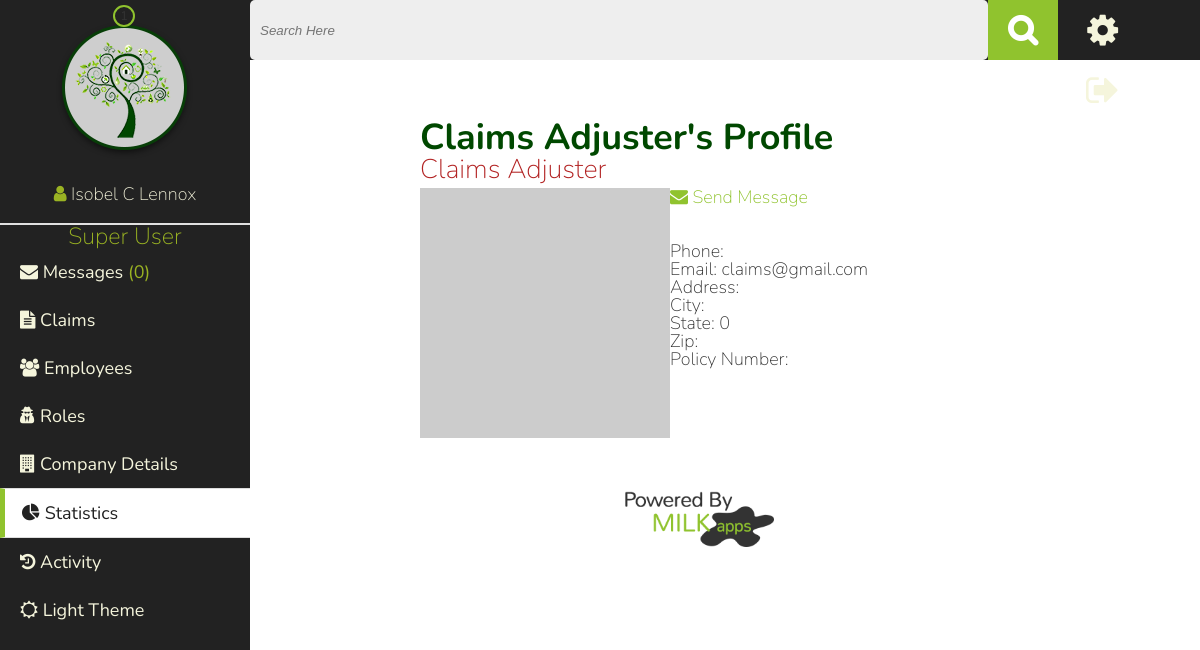
Page /profile.php?user=9 (signed in) on the committed database.
### tables this page shows
CREATE TABLE IF NOT EXISTS `company_details` (
  `id` int(11) NOT NULL,
  `logo` varchar(60) DEFAULT NULL,
  `name` varchar(60) NOT NULL,
  `address` varchar(60) NOT NULL,
  `city` varchar(60) NOT NULL,
  `state` varchar(20) NOT NULL,
  `zip` varchar(10) NOT NULL,
  `phone` varchar(20) NOT NULL,
  `content` varchar(500) NOT NULL
);

CREATE TABLE IF NOT EXISTS `roles` (
  `id` int(11) NOT NULL,
  `name` varchar(60) NOT NULL
);

CREATE TABLE IF NOT EXISTS `users` (
  `id` int(11) NOT NULL,
  `is_employee` int(1) NOT NULL,
  `role` int(7) NOT NULL,
  `is_verified` int(1) NOT NULL,
  `email` varchar(100) NOT NULL,
  `password` varchar(60) NOT NULL,
  `first_name` varchar(60) NOT NULL,
  `last_name` varchar(60) NOT NULL,
  `address` varchar(150) NOT NULL,
  `city` varchar(60) NOT NULL,
  `state` int(7) NOT NULL,
  `zip` varchar(10) NOT NULL,
  `phone` varchar(20) NOT NULL,
  `theme` int(1) NOT NULL,
  `policy_number` varchar(150) NOT NULL,
  `profile_content` varchar(500) NOT NULL,
  `avatar` varchar(200) NOT NULL,
  `account_disabled` int(1) NOT NULL
);

### inc/functions.php (called while the page is built, shortened)
<?php ob_start();
function find_user_by_id($user_id) {
    global $connection;
    $safe_user_id = mysqli_real_escape_string($connection, $user_id);
    $query  = "SELECT * ";
    $query .= "FROM users ";
    $query .= "WHERE id = {$safe_user_id} ";
    $query .= "LIMIT 1";
    $user_set = mysqli_query($connection, $query);
    if($user = mysqli_fetch_assoc($user_set)) {
        return $user;
    } else {
        return null;
    }
}
?>

### profile.php (the view, shortened to what this page needs)
<?php include("inc/header.php");
if(isset($_GET['user'])){
    $user_id=$_GET['user'];
    $find_user = find_user_by_id($user_id);
    $username= $find_user['first_name']." ".$find_user['last_name'];
}else{
    $user_id=$_SESSION['user_id'];
    $username = $_SESSION['username'];
}
if($_SESSION['is_employee']==1 || $user_id == $_SESSION['user_id']){
    $query  = "SELECT * FROM users WHERE id={$user_id} LIMIT 1";
    $result = mysqli_query($connection, $query);
     $num_rows=mysqli_num_rows($result);
    if($num_rows ==1){
        $profile_array=mysqli_fetch_assoc($result);
                $role_query  = "SELECT * FROM roles WHERE id={$profile_array['role']}";
                $roleresult = mysqli_query($connection, $role_query);
                if($roleresult){
                    $role=mysqli_fetch_assoc($roleresult);
                }
        $content=$profile_array['profile_content'];
        $avatar=$profile_array['avatar'];
        if(empty($avatar)){
        $avatar="http://lorempixel.com/250/250/abstract";
        }
?>
    <h2> <?php echo $username; ?>'s Profile </h2>
    <h3><?php echo $role['name']; ?></h3>
    <div id="profile">
        <section id="avatar" class="left"> <img src="<?php echo $avatar; ?>" alt="profile image">
         </section>
         <a href="messages.php?new&name=<?php echo $username; ?>&route=<?php echo $profile_array['id']; ?>"> <i class="fa fa-envelope"></i> Send Message</a><br/>
        <section id="profile-content"> <?php echo $content; ?>
       <?php
        echo "<br/><Br/>";
        echo "Phone: ".$profile_array['phone']."<br/>";
        echo "Email: ".$profile_array['email']."<br/>";
        echo "Address: ".$profile_array['address']."<br/>";
        echo "City: ".$profile_array['city']."<br/>";
        echo "State: ".$profile_array['state']."<br/>";
        echo "Zip: ".$profile_array['zip']."<br/>";
        echo "Policy Number: ".$profile_array['policy_number']."<br/>";
        ?>
        </section>
    </div>
  <?php
    }else{
        echo "This user does not exist";
    }
}else{
    echo "You do not have permission to view this profile.";
}?>
<?php include("inc/footer.php"); ?>

### inc/header.php (shortened to what this page needs)
<?php require_once("inc/session.php");
require_once("inc/functions.php");
?>
<!DOCTYPE html>
<html>
    <head>
        <?php if(isset($_SESSION['theme'])){
        if($_SESSION['theme']==1){
                     ?>
                    <link rel="stylesheet" href="css/style.css">
                    <link rel="stylesheet" href="css/dark-theme.css">
            <?php  }else{
                      ?>
                    <link rel="stylesheet" href="css/style.css">
            <?php   }
        }else{ ?>
            <link rel="stylesheet" href="css/style.css">
        <?php } ?>
        <link rel="stylesheet" href="//maxcdn.bootstrapcdn.com/font-awesome/4.3.0/css/font-awesome.min.css">
    </head>
<body>
<nav>
  <div class= 'logo_user'>
    <?php
        $logo_query="SELECT * FROM company_details";
        $logo_found=mysqli_query($connection, $logo_query);;
        if($logo_found){
            $details=mysqli_fetch_assoc($logo_found);
            $logo=$details['logo'];
        }else{
            $logo="img/under_my_roof_sm.png";
        }
        ?>
    <a href="index.php"><img src="<?php echo $logo; ?>" alt="Greenwell Bank Logo"></a><br>
    <i class="fa fa-user"> </i> <a title="Your Profile" href="profile.php"><?php echo $_SESSION['username']; ?></a>
  </div>
<?php
if($_SESSION['is_employee']==0){
         ?>
        <ul>
         <?php
                if(!isset($current_page) || $current_page=="dashboard"){
                    echo "<li class=\"current_page\"><a href=\"index.php\"><i class=\"fa fa-tachometer\"></i> Dashboard</a></li>";
                }else{
                   echo " <li><a href=\"index.php\"><i class=\"fa fa-tachometer\"></i> Dashboard</a></li>";
                }
            ?>
                <?php
                if(isset($current_page) && $current_page=="inventory"){
                    echo "<li class=\"current_page\"><a href='inventory.php'><i class=\"fa fa-cubes\"></i> Inventory</a>";
                    echo "<ul>";
                    if(isset($sub_page)&&($sub_page == "add_item")) {
                      echo "<li class=\"sub_page\"><a href='add_item.php'><i class=\"fa fa-plus\"></i> Add Item</a></li>";
                    } else {
                      echo "<li><a href=\"add_item.php\"><i class=\"fa fa-plus\"></i> Add Item</a></li>";
                    }
                    if(isset($sub_page)&&($sub_page == "view_rooms")) {
                      echo "<li class=\"sub_page\"><a href='rooms.php'><i class=\"fa fa-eye\"></i> View Rooms</a></li>";
                    } else {
                      echo "<li><a href='rooms.php'><i class=\"fa fa-eye\"></i> View Rooms</a></li>";
                    }
                    echo "</ul></li>";
                ?>
            <?php
                }else{
                   echo " <li><a href='inventory.php'><i class=\"fa fa-cubes\"></i> Inventory</a> ";
                     ?>
              <ul>
                <li><a href="add_item.php"><i class="fa fa-plus"></i> Add Item</a></li>
                <li><a href="rooms.php"><i class="fa fa-eye"></i> View Rooms</a></li>
              </ul> </li>
               <?php
                }
    if(isset($current_page) && $current_page=="claims"){  ?>
            <li class="current_page"><a href="claim_history.php"><i class="fa fa-folder-open"></i> Claims</a>
            <ul>
          <?php
              if(isset($sub_page)&&($sub_page == "file_claim")) {
                echo "<li class=\"sub_page\"><a href=\"file_new_claim.php\"><i class=\"fa fa-file-text\"></i> File Claim</a></li> ";
              } else {
                echo "<li><a href=\"file_new_claim.php\"><i class=\"fa fa-file-text\"></i> File Claim</a></li>";
              }?>
            </ul>
            </li>
<?php }else{
            $all_query  = "SELECT COUNT(*) as total FROM claims WHERE user_id={$_SESSION['user_id']} AND status_id=4";
            $all_result = mysqli_query($connection, $all_query);
            $data=mysqli_fetch_assoc($all_result);
        if($data['total']==0){ $claim_alert=""; $total_alerts=""; }else{ $claim_alert="claim_alert"; $total_alerts=$data['total']; }
          ?>
            <li class='alert_container'><a href="claim_history.php"><i class="fa fa-folder-open"></i> Claims</a> <div class="<?php echo $claim_alert; ?>"><?php echo $total_alerts; ?></div>
                <ul>
                 <li><a href="file_new_claim.php"><i class="fa fa-file-text"></i> File Claim</a></li>
                </ul>
            </li>
   <?php }
             if(isset($current_page) && $current_page=="activity"){ ?>
            <li class="current_page"><a href="activity.php"><i class="fa fa-history"></i> Activity</a></li>
            <?php }else{ ?>
             <li><a href="activity.php"><i class="fa fa-history"></i> Activity</a></li>
           <?php  }
            if(isset($current_page) && $current_page=="help"){?>
            <li class="current_page"><a href="help.php"><i class="fa fa-question"></i> Help</a></li>
             <?php }else{ ?>
              <li><a href="help.php"><i class="fa fa-question"></i> Help</a></li>
              <?php  } ?>
        </ul>
<?php }else{
     ?>
     <?php
    $role_query  = "SELECT * FROM roles WHERE id={$_SESSION['role']}";
    $role_result = mysqli_query($connection, $role_query);
    if($role_result){
        $role=mysqli_fetch_assoc($role_result);
        echo "<h4>".$role['name']."</h4>";
    }
    $claim_notification="SELECT COUNT(*) as total FROM claims WHERE status_id=0";
    $result=mysqli_query($connection, $claim_notification);
    $data=mysqli_fetch_assoc($result);
    $total= $data['total'];
   $role=0;
     foreach($_SESSION['permissions'] as $key => $val){
        if($val==3){
            $role++;
        }
    }  ?>
            <ul>
                   <?php
                    $message_query="SELECT COUNT(*) as messages FROM messages WHERE sent_to={$_SESSION['user_id']} AND viewed=0";
                    $message_found=mysqli_query($connection, $message_query);
                    $mes=mysqli_fetch_assoc($message_found);
                    $num_messg= $mes['messages'];
                    ?>
                <?php  if(isset($current_page) &&  $current_page=="messages"){ ?>
                        <li class="current_page"><a href="messages.php"><i class="fa fa-envelope"></i> Messages </a>(<?php echo $num_messg; ?>)</li>
              <?php  }else{ ?>
                      <li><a href="messages.php"><i class="fa fa-envelope"></i> Messages </a>(<?php echo $num_messg; ?>)</li>
             <?php   } ?>
                <?php
                      if(isset($current_page) && $current_page=="claims"){ ?>
                <li class="current_page"><a href="claims.php?pending"><i class="fa fa-file-text"></i> Claims </a><div class="claim_alert"><?php echo $total; ?></div></li>
              <?php  }else{ ?>
                <li><a href="claims.php?pending"><i class="fa fa-file-text"></i> Claims </a><div class="claim_alert"><?php echo $total; ?></div></li>
             <?php   } ?>
                <?php  if(isset($current_page) && $current_page=="employees"){ ?>
                        <li class="current_page"><a href="employees.php"><i class="fa fa-users"></i> Employees</a></li>
              <?php  }else{ ?>
                     <li><a href="employees.php"><i class="fa fa-users"></i> Employees</a></li>
             <?php   } ?>
                <?php  if(isset($current_page) && $current_page=="roles"){
                        if($role == 1){ ?>
                            <li class="current_page"><a href="roles.php"><i class="fa fa-user-secret"></i> Roles</a></li>
                        <?php }?>
              <?php  }else{
                        if($role == 1){ ?>
                <li><a href="roles.php"><i class="fa fa-user-secret"></i> Roles</a></li>
                <?php }?>
             <?php   } ?>
            <?php  if(isset($current_page) && $current_page=="company"){ ?>
                        <li class="current_page"><a href="company_details.php"><i class="fa fa-building"></i> Company Details</a></li>
              <?php  }else{ ?>
                      <li><a href="company_details.php"><i class="fa fa-building"></i> Company Details</a></li>
             <?php   } ?>
               <?php  if(!isset($current_page) || $current_page=="dashboard"){ ?>
                        <li class="current_page"><a href="index.php"><i class="fa fa-pie-chart"></i> Statistics</a></li>
              <?php  }else{ ?>
                  <li><a href="index.php"><i class="fa fa-pie-chart"></i> Statistics</a></li>
             <?php   } ?>
                <?php if(isset($current_page) && $current_page=="activity"){ ?>
                <li class="current_page"><a href="activity.php"><i class="fa fa-history"></i> Activity</a></li>
                    <?php }else{ ?>
                     <li><a href="activity.php" ><i class="fa fa-history"></i> Activity</a></li>
                   <?php  } ?>
            </ul>
<?php }  ?>
            <ul id="themes">
                 <?php if(isset($_SESSION['theme'])){
            if($_SESSION['theme']==1){
                  echo "<li><a href=\"edit.php?theme\"><i class=\"fa fa-sun-o\"></i> Light Theme</a></li>";
                    }else{
                    echo "<li><a href=\"edit.php?theme\"><i class=\"fa fa-moon-o\"></i> Dark Theme</a></li>";
                    }
                }else{
            echo "<li><a href=\"edit.php?theme\"><i class=\"fa fa-moon-o\"></i> Dark Theme</a></li>";
            }
        ?>
             </ul>
          </nav>
<header>
    <div class="search_container">
        <form class='search' action="search.php" method="POST">
          <input type="search" placeholder='Search Here' name="query" id="searchbar">
          <input type="submit" name="search" id="nav_search" value="&#xf002;">
      </form>
  </div>
    <div class="account_links">
        <div>
          <a title="Manage Account Settings" href="settings.php?user=<?php echo $_SESSION['user_id'] ?>"><i id="spinCog" class="fa fa-cog fa-2x"></i></a>
        </div>
        <div>
          <a title="Log Out" href="logout.php"><i class="fa fa-sign-out fa-2x"></i></a>
        </div>
    </div>
</header>
        <div class="clearfix" id="page">
              <div class="content_wrapper">

### rows in the picture
company_details: logo (picture)
roles: name "Super User"
users: username "Claims Adjuster", email "claims@gmail.com", state "0"
roles: name "Claims Adjuster"

### other values in the picture
$_SESSION['username'] "Isobel C Lennox"
$num_messg "0"
